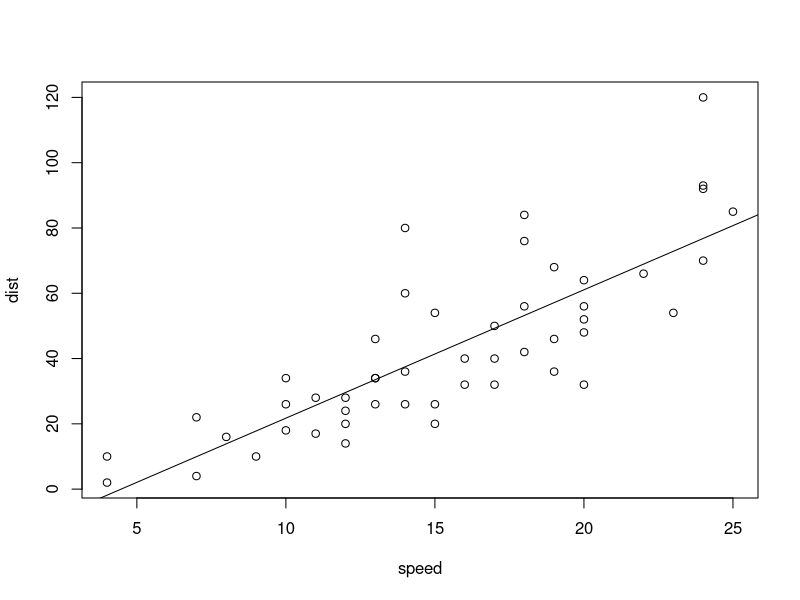
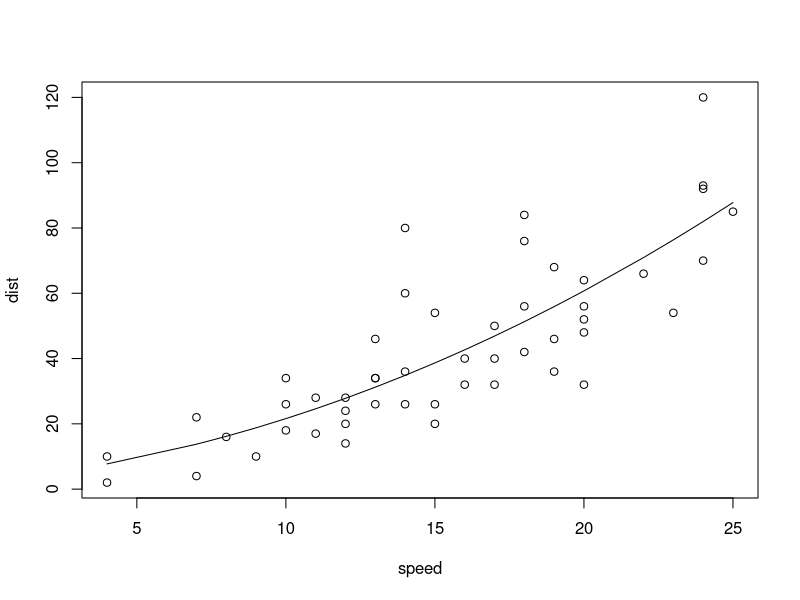

These charts were generated, in order, by the following R code:
#' PART I
#' EXERCISES
#' 
#' 
#' I) Make a function with a for loop that can calculate the product of all the entries 
#' in an input vector. Compare with the built-in function prod (don’t call your function 
#' prod, #' or you won’t be able to use the built-in function easily).
#' 
productfct=function(x){
  n=length(x)
  product=1
  for (i in 1:n){
    product=product*x[i]
  }
  return(product)
}
productfct(c(1,2,3,4))
prod(c(1,2,3,4))

#' II) Make a function that will calculate the Fibonacci number up to n (an input parameter).
#' • Does it handle n=1 or 2 correctly? (hint: an if statement may be useful here)
#' • Does it handle negative numbers correctly? (hint: the stop function can be used 
#' to give an error message)
#' • Does it handle decimal numbers correctly?


#' PART 2
#' EXERCISE 1
#' I) Consider the built-in dataset cars
#'    a) Make the design matrix X for a simple linear regression for cars (dist as 
#'    a function of speed).

X <- matrix(c(rep(1,length(cars$speed)),cars$speed),length(cars$speed),2)
Y <- cars$dist

#'    b) Estimate beta. Plot the data and the estimated line in the same figure.
#'    (hint: the function abline is useful for plotting the line)
    
A <- (t(X)%*%X)
B <- t(X)%*%Y
b=solve(A,B)
plot(cars)
abline(b)

#'    c) Estimate sigmaˆ2.
s=(t(Y-X%*%b)%*%(Y-X%*%b))/(50-(1+1))    #Sigma^2

#' II) Maybe a second order polynomial is better at capturing the relation between speed 
#' and distance? 
#' Redo exercise I with a second order polynomial. (Hint: curve may be useful)


#' PART 3
#' Brug R til at lave de samme som i Part 2 uden at skulle udfylde matricerne selv

mod1 <- lm(dist~speed, data=cars); mod1
class(mod1)
names(mod1)

mod2=lm(dist~speed+I(speed^2),data=cars); mod2
fitted(mod2)
plot(dist~speed, data=cars)
lines(fitted(mod2) ~ speed, data = cars)
